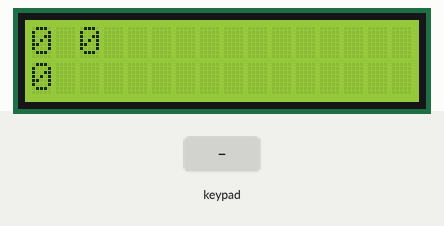
Bench run of a sketch on a simulated Arduino Uno, built with avr-gcc and run on an emulated ATmega328P. On the bench: 16×2 character LCD. The inputs (shaded band) are chosen by the test bench.

Above: at 3.2 s.
3.3 s: keypad keys 9 8 7 6 A pressed 0.4 s apart
At 5.3 s:
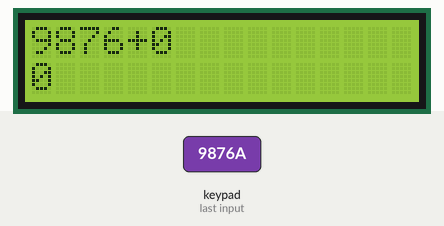
6.8 s: key 'D' pressed
At 7.9 s:
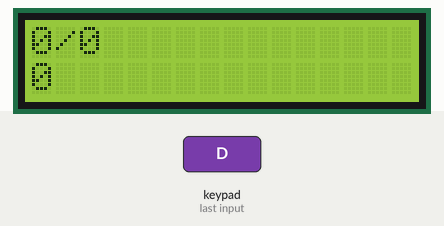
8.4 s: key 'C' pressed
At 9.3 s:
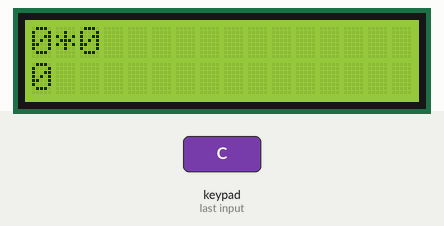
10.0 s: keypad keys 9 8 7 6 # pressed 0.4 s apart
At 12.9 s:
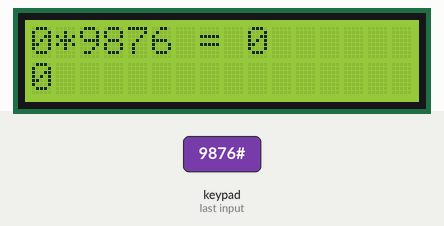
13.5 s: key 'B' pressed
At 14.6 s:
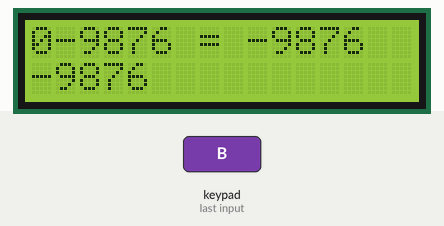
15.1 s: keypad keys 9 8 7 6 D pressed 0.4 s apart
At 18.2 s:
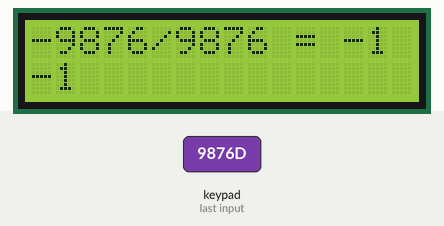
Timing chart, 0 to 19.6 s (numbered marks = the images above; inputs shaded):
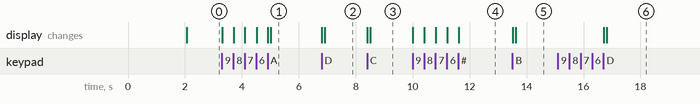

The sketch:

HesapMakinesi.ino
```cpp
#include <LiquidCrystal.h>
#include <Keypad.h>

const byte ROWS = 4;
const byte COLS = 4;

char keys[ROWS][COLS] = {
  {'7','8','9','D'},
  {'4','5','6','C'},
  {'1','2','3','B'},
  {'*','0','#','A'}
};


byte rowPins[ROWS] = {9, 8, 7, 6}; // satır pinleri
byte colPins[COLS] = {5, 4, 3, 2}; //  sutun pinleri


Keypad keypad = Keypad(makeKeymap(keys), rowPins, colPins, ROWS, COLS );

LiquidCrystal lcd(10, 11, 2, 3, 4, 5);

 long Num1,Num2,Number;
 char key,action;
 boolean durum = false;


void setup() {
  lcd.begin(16, 2); //16*2 LCD Ekran kullanıyoruz
  lcd.setCursor(4, 0);
  lcd.print("TUGVA"); //İntro mesajı görüntüle
  lcd.setCursor(0, 1);   // Göstergeyi sütun 0, satır 1’e ayarla
  lcd.print("Hesap Makinesi"); //İntro mesajı görüntüle
  delay(2000); //Ekranın bilgiyi göstermesi için bekle
  lcd.clear(); //Temizle
}
void loop() {

  key = keypad.getKey(); // Basılan tuşun değerini char olarak depolama

  if (key!=NO_KEY){
    TusAlgila();
  }

  if (durum==true){
    SonucuHesapla();
  }

  EkranaYaz();

}
void TusAlgila()
{
    lcd.clear(); //LCD Temizle


    if(key == '0') //Eğer 0 düğmesi basıldığında
    {
      Serial.println("Button 0");
      if(Number==0)
        Number=0;
      else
        Number = (Number*10) + 0;
    }

    if(key == '1') //Eğer 1 düğmesi basıldığında
    {
      Serial.println("Button 1");
      if(Number==0)
        Number=1;
      else
        Number = (Number*10) + 1;
    }

    if(key == '2') //Eğer 2 düğmesi basıldığında
    {
      Serial.println("Button 2");
      if(Number==0)
        Number=2;
      else
        Number = (Number*10) + 2;
    }

    if(key == '3') //Eğer 3 düğmesi basıldığında
    {
      Serial.println("Button 3");
      if(Number==0)
        Number=3;
      else
        Number = (Number*10) + 3;
    }

    if(key == '4') //Eğer 4 düğmesi basıldığında
    {
      Serial.println("Button 4");
      if(Number==0)
        Number=4;
      else
        Number = (Number*10) + 4;
    }

    if(key == '5') //Eğer 5 düğmesi basıldığında
    {
      Serial.println("Button 5");
      if(Number==0)
        Number=5;
      else
        Number = (Number*10) + 5;
    }

    if(key == '6') //Eğer 6 düğmesi basıldığında
    {
      Serial.println("Button 6");
      if(Number==0)
        Number=6;
      else
        Number = (Number*10) + 6;
    }

    if(key == '7') //Eğer 7 düğmesi basıldığında
    {
      Serial.println("Button 7");
      if(Number==0)
        Number=7;
      else
        Number = (Number*10) + 7;
    }

    if(key == '8') //Eğer 8 düğmesi basıldığında
    {
      Serial.println("Button 8");
      if(Number==0)
        Number=8;
      else
        Number = (Number*10) + 8;
    }

    if(key == '9') //Eğer 9 düğmesi basıldığında
    {
      Serial.println("Button 9");
      if(Number==0)
        Number=9;
      else
        Number = (Number*10) + 9;
    }


    if(key=='*') //Eğer sıfırla düğmesi basıldığında
    {
      Serial.println("Sifirlaniyor...");
      Number=Num1=Num2=0;
      durum=false;
    }

    if(key == '#') //Eğer # düğmesi basıldığında
    {
      Serial.println("Hesaplaniyor..");
      Num2=Number;
      durum = true;
    }


    if(key == 'A' || key == 'B' || key == 'C' || key == 'D') //Sütun 4’teki düğmeleri tespit etme
    {
      Num1 = Number;
      Number = 0;

      if(key == 'A'){
        Serial.println("Topla");
        action = '+';
      } //Toplama

      if(key == 'B'){
       Serial.println("Cikar");
       action = '-';
       } //Çıkarma

      if(key == 'C'){
       Serial.println("Carp");
       action = '*';
       } //Çarpma

      if(key == 'D'){
       Serial.println("Bol");
       action = '/';
       }  // //Bölme

      delay(100);
  }

}

void SonucuHesapla()
{
  if (action=='+')
    Number = Num1+Num2;
  if (action=='-')
    Number = Num1-Num2;
  if (action=='*')
    Number = Num1*Num2;
  if (action=='/')
    Number = Num1/Num2;
}

void EkranaYaz()
{
  lcd.setCursor(0, 0); //Göstergeyi sütun 0, satır 1’e ayarla
  lcd.print(Num1);
  lcd.print(action);
  lcd.print(Num2);

  if (durum==true){
    lcd.print(" = ");
    lcd.print(Number);
    } //Sonucu göster

  lcd.setCursor(0, 1);   // Göstergeyi sütun 0, satır 1’e ayarla
  lcd.print(Number); //Sonucu göster
}
```

Measured:
- after the input at 3.3 s, the display: first changes at once (image 1 shows a later state)
- after the input at 6.8 s, the display: first changes at once (image 2 shows a later state)
- after the input at 8.4 s, the display: first changes at once (image 3 shows a later state)
- after the input at 10.0 s, the display: first changes at once (image 4 shows a later state)
- after the input at 13.5 s, the display: first changes at once (image 5 shows a later state)
- after the input at 15.1 s, the display: first changes after 1.6 s (image 6 shows a later state)
